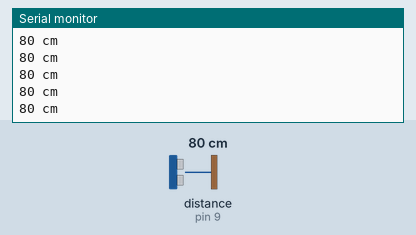
Simulated run of this sketch. Board: Arduino Uno, built with avr-gcc and run on an emulated ATmega328P. Shown: the last lines printed to the serial monitor. The test bench sets the inputs (shaded band); at power-on: distance to the obstacle (sensor on pin 9) 80 cm. The echo pulse lasts 58.3 µs per cm.

Above: at 1.2 s.
1.3 s: distance to the obstacle (sensor on pin 9) set to 2 cm
At 1.38 s:
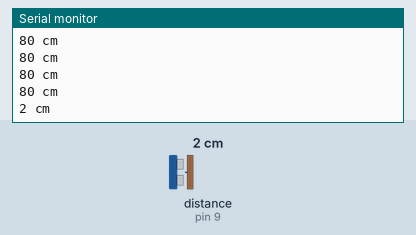
2.8 s: distance to the obstacle (sensor on pin 9) set to 4 cm
At 2.89 s:
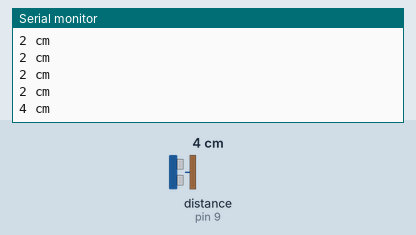
4.3 s: distance to the obstacle (sensor on pin 9) set to 250 cm
At 4.41 s:
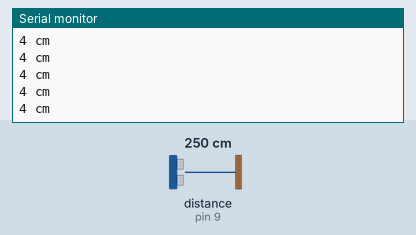
Timing chart, 0 to 7.3 s (numbered marks = the images above; inputs shaded):
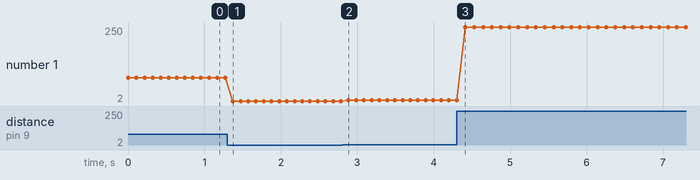

Measured:
- after the input at 1.3 s, the serial monitor: prints a new line after 0.07 s (image 1)
- after the input at 2.8 s, the serial monitor: prints a new line after 0.08 s (image 2)
- plotted number 1: 80 → 2 after the input at 1.3 s, 2 → 4 after the input at 2.8 s, 4 → 250 after the input at 4.3 s

The sketch:

HC-SR04_______.ino
```cpp
#include <Ultrasonic.h>    // подключаем библиотеку Ultrasonic
Ultrasonic ultrasonic(8,9); // назначаем выходы для Trig и Echo

void setup() {
  Serial.begin(9600);        // подключаем монитор порта

}

void loop () {
  int dist = ultrasonic.distanceRead();
  Serial.print(dist);     // выводим расстояние в сантиметрах
  Serial.println(" cm");

  // переключаем цвета светодиода


  delay(100);
}
```
